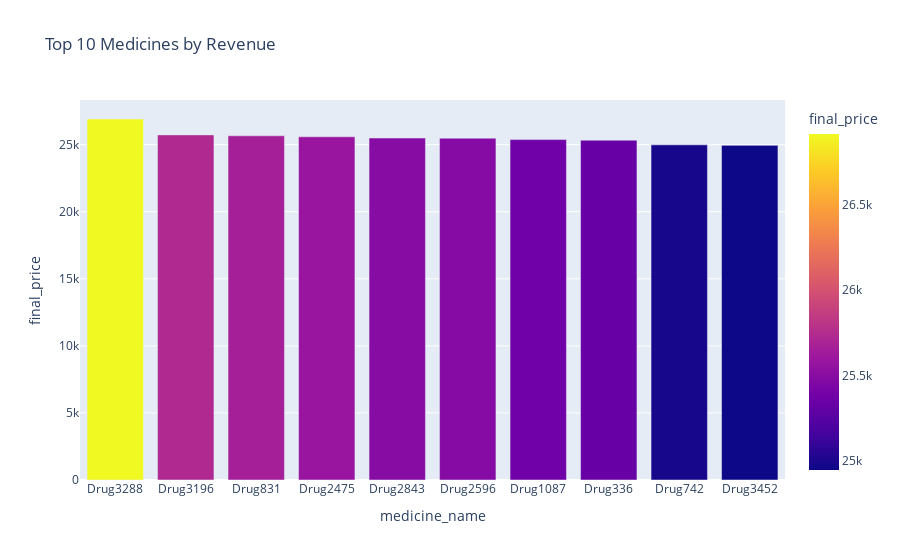

Source (notebook cell):
### Code cell
top_meds = sales_bills.groupby('medicine_id')['final_price'].sum().nlargest(10).reset_index()
top_meds = top_meds.merge(medicine[['medicine_id','medicine_name']], on='medicine_id')
fig = px.bar(top_meds, x='medicine_name', y='final_price', color='final_price',
             title='Top 10 Medicines by Revenue')
fig.show()

### Figure 1 — Plotly figure (JSON) as saved in the notebook; plotly's stock layout.template omitted (floating-point values rounded to 4 significant figures)
{"data": [{"hovertemplate": "medicine_name=%{x}<br>final_price=%{marker.color}<extra></extra>", "legendgroup": "", "marker": {"color": [26910.0, 25730.0, 25660.0, 25590.0, 25500.0, 25480.0, 25380.0, 25330.0, 24990.0, 24950.0], "coloraxis": "coloraxis", "pattern": {"shape": ""}}, "name": "", "orientation": "v", "showlegend": false, "textposition": "auto", "type": "bar", "x": ["Drug3288", "Drug3196", "Drug831", "Drug2475", "Drug2843", "Drug2596", "Drug1087", "Drug336", "Drug742", "Drug3452"], "xaxis": "x", "y": [26910.0, 25730.0, 25660.0, 25590.0, 25500.0, 25480.0, 25380.0, 25330.0, 24990.0, 24950.0], "yaxis": "y"}], "layout": {"barmode": "relative", "coloraxis": {"colorbar": {"title": {"text": "final_price"}}, "colorscale": [[0, "#0d0887"], [0.1111, "#46039f"], [0.2222, "#7201a8"], [0.3333, "#9c179e"], [0.4444, "#bd3786"], [0.5556, "#d8576b"], [0.6667, "#ed7953"], [0.7778, "#fb9f3a"], [0.8889, "#fdca26"], [1, "#f0f921"]]}, "legend": {"tracegroupgap": 0}, "title": {"text": "Top 10 Medicines by Revenue"}, "xaxis": {"anchor": "y", "domain": [0, 1], "title": {"text": "medicine_name"}}, "yaxis": {"anchor": "x", "domain": [0, 1], "title": {"text": "final_price"}}}}
